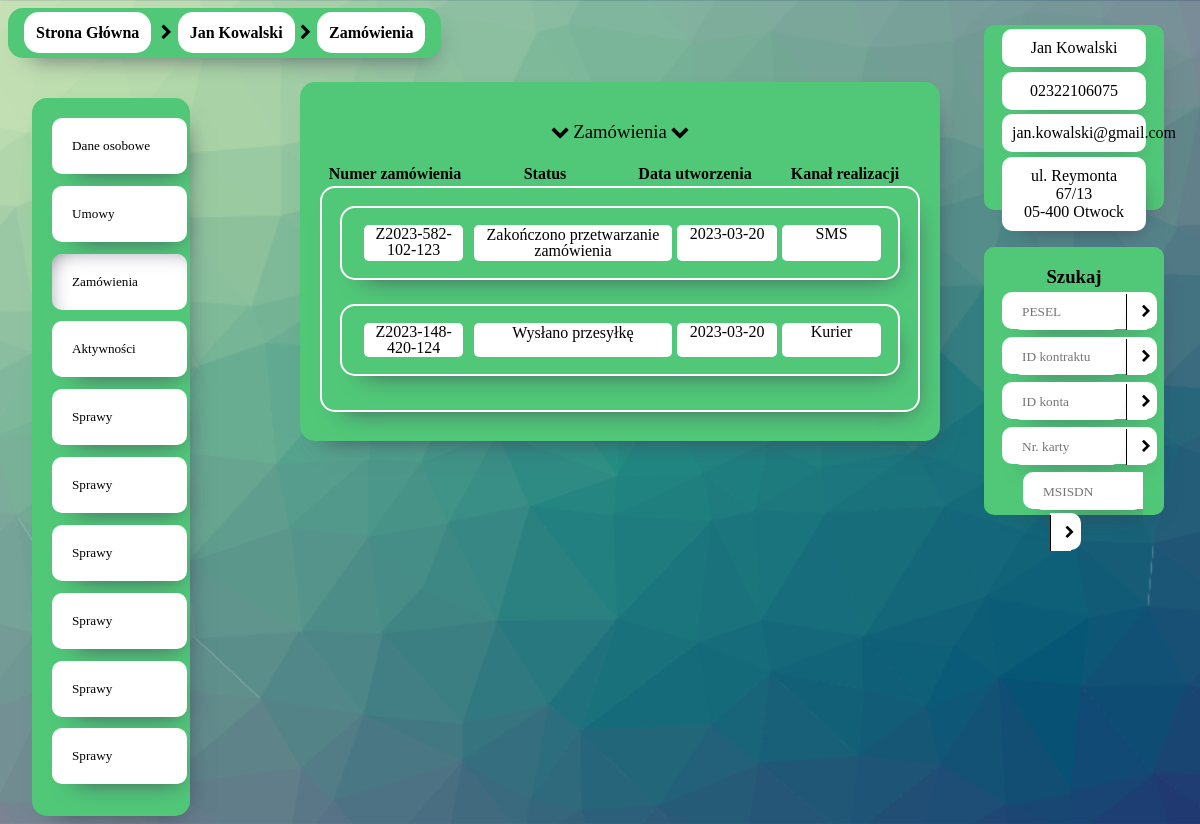
Screenshot of /zamowienia.php?pesel=12345678912 with the database file from the repository.
### tables this page shows
CREATE TABLE `personal` (
  `pesel` varchar(11) NOT NULL,
  `name` text NOT NULL,
  `surname` text NOT NULL,
  `email` varchar(255) NOT NULL,
  `id_klienta` varchar(255) NOT NULL
);

CREATE TABLE `address` (
  `address_id` int(11) NOT NULL,
  `pesel` varchar(11) NOT NULL,
  `ulica` varchar(255) NOT NULL,
  `numer_domu` varchar(255) NOT NULL,
  `numer_mieszkania` varchar(255) DEFAULT NULL,
  `kod_pocztowy` varchar(10) NOT NULL,
  `miasto` varchar(255) DEFAULT NULL
);

CREATE TABLE `zamowienia` (
  `pesel` varchar(11) NOT NULL,
  `numer_zamowienia` varchar(255) NOT NULL,
  `status` text NOT NULL,
  `proces` text NOT NULL,
  `data_utworzenia` date NOT NULL,
  `system_tworzacy` varchar(255) NOT NULL,
  `osoba_tworzaca` varchar(255) NOT NULL,
  `kanal_ofertowania` text NOT NULL,
  `kanal_realizacji` text NOT NULL,
  `sprzet` varchar(255) NOT NULL,
  `data_przekazania_do_realizacji` date NOT NULL,
  `system_przekazujacy_do_realizacji` varchar(255) NOT NULL,
  `osoba_przekazujaca_do_realizacji` varchar(255) NOT NULL,
  `kanal_akceptacji` text NOT NULL,
  `numer_listu_przewozowego` varchar(255) NOT NULL,
  `status_weryfikacji` text NOT NULL,
  `numer_sprawy_crm` varchar(255) NOT NULL,
  `komorka_przetwarzajaca` varchar(255) NOT NULL,
  `typ_migracji` text NOT NULL,
  `poziom_negocjacji` varchar(255) NOT NULL,
  `kwota_kaucji` varchar(255) NOT NULL,
  `oferta_gotowa` varchar(255) NOT NULL,
  `generacja` varchar(255) NOT NULL,
  `kontrakty` varchar(255) NOT NULL
);

### zamowienia.php (the view, shortened to what this page needs)
<!DOCTYPE html>
<html lang="en">
<head>
    <link rel="stylesheet" href="css/index.css">
    <link rel="stylesheet" href="fontello/css/fontello.css">
</head>
<body>
    <div id="container">
        <header>
            <a href="index.php">Strona Główna</a>
        <?php
                        if($_GET['pesel'] != "")
                        {
                            $conn = mysqli_connect("localhost", "root", "", "crm");
                            $from_form = $_GET['pesel'];
                            $sql = "SELECT * FROM `personal` WHERE `pesel` = $from_form";
                            $query = mysqli_query($conn, $sql);
                            foreach($query as $row)
                            {
                                echo '<span class="icon-right-open">';
                                $pesel = $_GET['pesel'];
                                echo "<a href='personal.php?pesel=$pesel'>";
                                echo $row['name'].' '.$row['surname'];
                                echo '</a>';
                                echo '<span class="icon-right-open">';
                                echo "<a href='zamowienia.php?pesel=$pesel'>";
                                echo 'Zamówienia';
                                echo '</a>';
                            }
                        }
                ?>
        </header>
        <nav>
            <?php
                $pesel = $_GET['pesel'];
                echo "<a href='personal.php?pesel=$pesel'>";
            ?>
            <div class="nav_box">Dane osobowe</div>
            </a>
            <?php
                $pesel = $_GET['pesel'];
                echo "<a href='umowy.php?pesel=$pesel'>";
            ?>
            <div class="nav_box">Umowy</div>
            </a>
            <div class="nav_box_checked" class="nav_box">Zamówienia</div>
            <div class="nav_box">Aktywności</div>
            <div class="nav_box">Sprawy</div>
            <div class="nav_box">Sprawy</div>
            <div class="nav_box">Sprawy</div>
            <div class="nav_box">Sprawy</div>
            <div class="nav_box">Sprawy</div>
            <div class="nav_box">Sprawy</div>
        </nav>
        <div id="personal">
            <?php
                if($_GET['pesel'] != "")
                {
                    $conn = mysqli_connect("localhost", "root", "", "crm");
                    $from_form = $_GET['pesel'];
                    $sql = "SELECT * FROM `personal`, `address` WHERE personal.pesel = $from_form";
                    $query = mysqli_query($conn, $sql);
                    foreach($query as $row)
                    {
                        echo '<div id="name_surname" class="personal_parts">'.$row['name'].' '.$row['surname'].'</div>';
                        echo '<div id="pesel" class="personal_parts">'.$row['pesel'].'</div>';
                        echo '<div id="email" class="personal_parts">'.$row['email'].'</div>';
                        echo '<div id="address" class="personal_parts">'.'ul. '.$row['ulica'].' '.$row['numer_domu'].'/'.$row['numer_mieszkania'].'<br>'.$row['kod_pocztowy'].' '.$row['miasto'].'</div>';
                        break;
                    }
                }
            ?>
        </div>
        <div id="search">
            <h3 style="margin-bottom: 1%">Szukaj</h3>
            <form action="personal.php" method="get">
                <div class="search_block">
                    <input type="text" placeholder="PESEL" maxlength="11" name="pesel">
                    <button type="submit" class="search_search_button" name="search"><span class="icon-right-open"></span></button>
                </div>
                <div class="search_block">
                    <input type="text" placeholder="ID kontraktu" maxlength="11">
                    <button type="submit" class="search_search_button"><span class="icon-right-open"></span></button>
                </div>
                <div class="search_block">
                    <input type="text" placeholder="ID konta" maxlength="11">
                    <button type="submit" class="search_search_button"><span class="icon-right-open"></span></button>
                </div>
                <div class="search_block">
                    <input type="text" placeholder="Nr. karty" maxlength="11">
                    <button type="submit" class="search_search_button"><span class="icon-right-open"></span></button>
                    </div>
                <div class="search_block">
                    <input type="text" placeholder="MSISDN" maxlength="11">
                    <button type="submit" class="search_search_button"><span class="icon-right-open"></span></button>
                </div>
            </form>
        </div>
        <main>
            <div id="main_personal">
                <?php
                if($_GET['pesel'] != "")
                {
                    $conn = mysqli_connect("localhost", "root", "", "crm");
                    $from_form = $_GET['pesel'];
                    $sql = "SELECT * FROM `personal`, `address`, `zamowienia` WHERE zamowienia.pesel = $from_form AND personal.pesel = $from_form AND address.pesel = $from_form;";
                    $query = mysqli_query($conn, $sql);
                    echo '<h3 class="half_main_personal_grid_description" style="grid-column: span 2;"><span class="icon-down-open">Zamówienia<span class="icon-down-open"></h3>';
                    echo '<div class="zamowienia_record_description"><a>'.'Numer zamówienia'.'</a><a>'.'Status'.'</a><a>'.'Data utworzenia'.'</a><a>'.'Kanał realizacji'.'</a></div>';
                    echo '<div class="zamowienia" style="grid-column: span 2;">';
                    $n = 0;
                    foreach($query as $row)
                    {
                        echo '<div id="zamowienia_record'.$n.'"'.'class="zamowienia_record"><a class="zamowienia_record_a">'.$row['numer_zamowienia'].'</a><a class="zamowienia_record_a" style="grid-column: span 2;">'.$row['status'].'</a><a class="zamowienia_record_a">'.$row['data_utworzenia'].'</a><a class="zamowienia_record_a">'.$row['kanal_realizacji'].'</a></div>';
                        $n = $n + 1;
                    }
                    echo '</div>';
                }
                else
                {
                    echo '<script language="JavaScript" type="text/javascript">location.href="index.php";</script>';
                }
                ?>
            </div>
        </main>
    </div>
</body>
</html>

### css/index.css (style rules this page uses)
* { font-family: Cambria, Cochin, Georgia, Times, 'Times New Roman', serif; }
body { background-image: url(../cool-background.png); background-size: cover; background-position: center center; background-repeat: repeat-y; overflow: hidden; }
#container { width: 100%; height: 100%; }
header { background-color: #50C878; box-shadow: 8px 13px 24px -16px rgba(66, 68, 90, 1); width: fit-content; padding: 2vh; font-weight: bold; border-radius: 15px; }
header a { background-color: white; padding: 1.5vh; border-radius: 15px; text-decoration: none; color: black; transition: 0.2s; user-select: none; }
nav { background-color: #50C878; height: fit-content; width: 10%; -webkit-box-shadow: 8px 13px 24px -16px rgba(66, 68, 90, 1); -moz-box-shadow: 8px 13px 24px -16px rgba(66, 68, 90, 1); box-shadow: 8px 13px 24px -16px rgba(66, 68, 90, 1); padding: 20px; border-radius: 15px; margin-left: 2vw; margin-top: 5vh; position: relative; font-size: 1.1vw; cursor: pointer; }
nav a { text-decoration: none; color: black; }
.nav_box, .nav_box_index { -webkit-box-shadow: 8px 13px 24px -16px rgba(66, 68, 90, 1); -moz-box-shadow: 8px 13px 24px -16px rgba(66, 68, 90, 1); box-shadow: 8px 13px 24px -16px rgba(66, 68, 90, 1); width: 80%; height: 2vh; line-height: 2vh; background-color: white; padding: 20px; margin-bottom: 10%; border-radius: 10px; transition: 0.2s; user-select: none; }
.nav_box_checked { box-shadow: inset 8px 8px 24px -17px rgba(66, 68, 90, 1); width: 80%; height: 2vh; line-height: 2vh; background-color: white; padding: 20px; margin-bottom: 10%; border-radius: 10px; transition: 0.2s; user-select: none; }
#personal { float: right; position: absolute; right: 3%; top: 3%; width: 15%; height: 22.5%; background-color: #50C878; box-shadow: 8px 13px 24px -23px rgba(66, 68, 90, 1); border-radius: 10px; }
.personal_parts { background-color: white; margin: 2.5% 10% 2.5% 10%; padding: 10px; border-radius: 10px; box-shadow: 8px 13px 24px -16px rgba(66, 68, 90, 1); min-height: 2vh; text-align: center; animation: 0.2s ease-in-out 0s 1 boom_animation; }
#search { float: right; position: absolute; right: 3%; top: 30%; width: 15%; height: 32.5%; background-color: #50C878; box-shadow: 8px 13px 24px -23px rgba(66, 68, 90, 1); border-radius: 10px; text-align: center; }
#search .search_block { background-color: white; margin: 2.5% 10% 2.5% 10%; padding: 10px; border-radius: 10px; box-shadow: 8px 13px 24px -16px rgba(66, 68, 90, 1); border: none; display: inline; }
#search input { background-color: white; margin: 2.5% 0 2.5% 0; padding: 10px; border-radius: 10px; box-shadow: 8px 13px 24px -16px rgba(66, 68, 90, 1); border: none; width: 50%; display: inline; }
.search_search_button { background-color: white; padding: 10px; box-shadow: 8px 13px 24px -16px rgba(66, 68, 90, 1); border: none; width: 10%; display: inline; border-left: 1px solid black; }
.icon-right-open { cursor: pointer; }
main { position: absolute; background-color: #50C878; width: 50%; height: fit-content; left: 25%; top: 10%; border-radius: 15px; padding: 20px; box-shadow: 8px 13px 24px -16px rgba(66, 68, 90, 1); animation: 0.2s ease-out 0s 1 slide_up; }
#main_personal { display: grid; grid-template-columns: repeat(2, 1fr); grid-gap: 1%; user-select: none; font-weight: bold; }
.half_main_personal_grid_description { text-align: center; font-weight: lighter; }
.zamowienia { display: grid; grid-template-columns: repeat(2, 1fr); grid-row-gap: 1vh; border: 2px solid white; padding: 3%; border-radius: 15px; margin-bottom: 2vh; box-shadow: 8px 13px 24px -16px rgba(66, 68, 90, 1); line-height: 2vh; justify-content: center; }
.zamowienia_record { display: grid; grid-template-columns: repeat(5, 1fr); grid-row-gap: 1vh; border: 2px solid white; padding: 3%; border-radius: 15px; margin-bottom: 2vh; box-shadow: 8px 13px 24px -16px rgba(66, 68, 90, 1); grid-column: span 2; transition: 0.2s; cursor: pointer; }
.zamowienia_record_a { background-color: white; padding: 1% 3% 1% 3%; border-radius: 5px; text-align: center; margin-left: 5%; user-select: text; font-weight: lighter; cursor: pointer; }
.zamowienia_record_description { display: grid; grid-template-columns: repeat(4, 1fr); grid-row-gap: 1vh; border-radius: 15px; grid-column: span 2; text-align: center; justify-content: center; }

### rows the page displays
personal: name "Jan", surname "Kowalski", zamowienia.numer_zamowienia "Z2023-582-102-123", zamowienia.status "Zakończono przetwarzanie zamówienia", zamowienia.data_utworzenia "2023-03-20", zamowienia.kanal_realizacji "SMS", zamowienia.numer_zamowienia "Z2023-148-420-124", zamowienia.status "Wysłano przesyłkę", zamowienia.kanal_realizacji "Kurier"
address: personal.name "Jan", personal.surname "Kowalski", pesel "02322106075", personal.email "jan.kowalski@gmail.com", ulica "Reymonta", numer_domu "67", numer_mieszkania "13", kod_pocztowy "05-400", miasto "Otwock"
